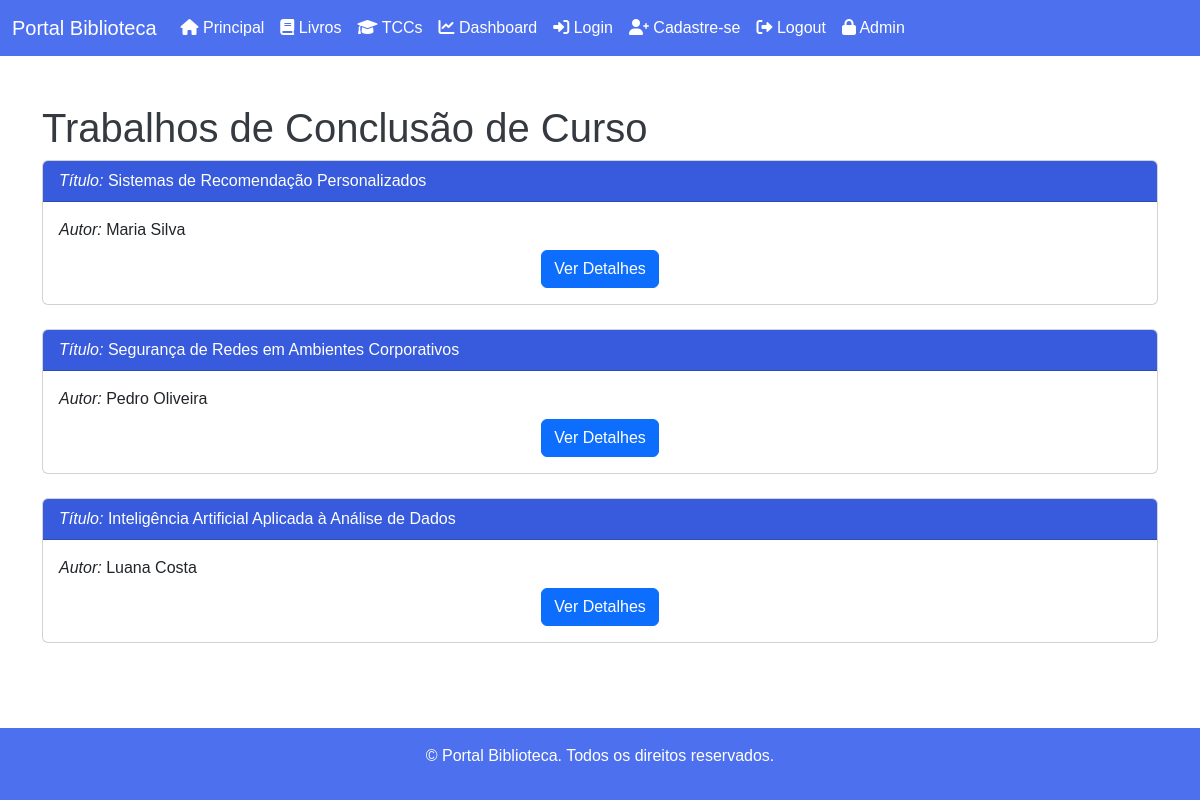
/tccs, run on the app's committed database.
### biblioteca/models.py (models this page shows, shortened)
class TCC(models.Model):
    titulo = models.CharField(max_length=255)
    autor = models.CharField(max_length=255)
    orientador = models.CharField(max_length=255)
    ano = models.IntegerField()

### biblioteca/views.py (the view)
# urls.py: path('tccs', views.tccs, name='tccs'),
def tccs(request):
    tccs = TCC.objects.all().values()
    context = {
        'tccs': tccs,
    }
    template = loader.get_template('tccs.html')
    return HttpResponse(template.render(context, request))

### biblioteca/templates/tccs.html (shortened to what this page needs)
{% extends "base.html" %}
{% block conteudo %}
    <main class="container mt-5">
        <h1>Trabalhos de Conclusão de Curso</h1>
        {% for tcc in tccs %}
            <div class="card">
                <div class="card-header card-title-obra">
                    <em>Título:</em> {{ tcc.titulo }}
                </div>
                <div class="card-body">
                    <p class="card-title"><em>Autor:</em> {{ tcc.autor }}</p>
                    <center><a href="/tccs/detalhes/{{ tcc.id }}" class="btn btn-primary">Ver Detalhes</a></center>
                </div>
            </div>
            <br>
        {% endfor %}
    </main>
{% endblock %}

### static/styles.css (style rules this page uses)
body { font-family: Arial, sans-serif; min-height: 100vh; display: flex; flex-direction: column; }
h1 { color: #343a40; }
main { flex: 1; }
.card { transition: transform 0.3s ease; }
.card-title-obra { background-color: #375BDC; color: white; }

### data on the page
TCC: titulo "Sistemas de Recomendação Personalizados", autor "Maria Silva"
TCC: titulo "Segurança de Redes em Ambientes Corporativos", autor "Pedro Oliveira"
TCC: titulo "Inteligência Artificial Aplicada à Análise de Dados", autor "Luana Costa"
